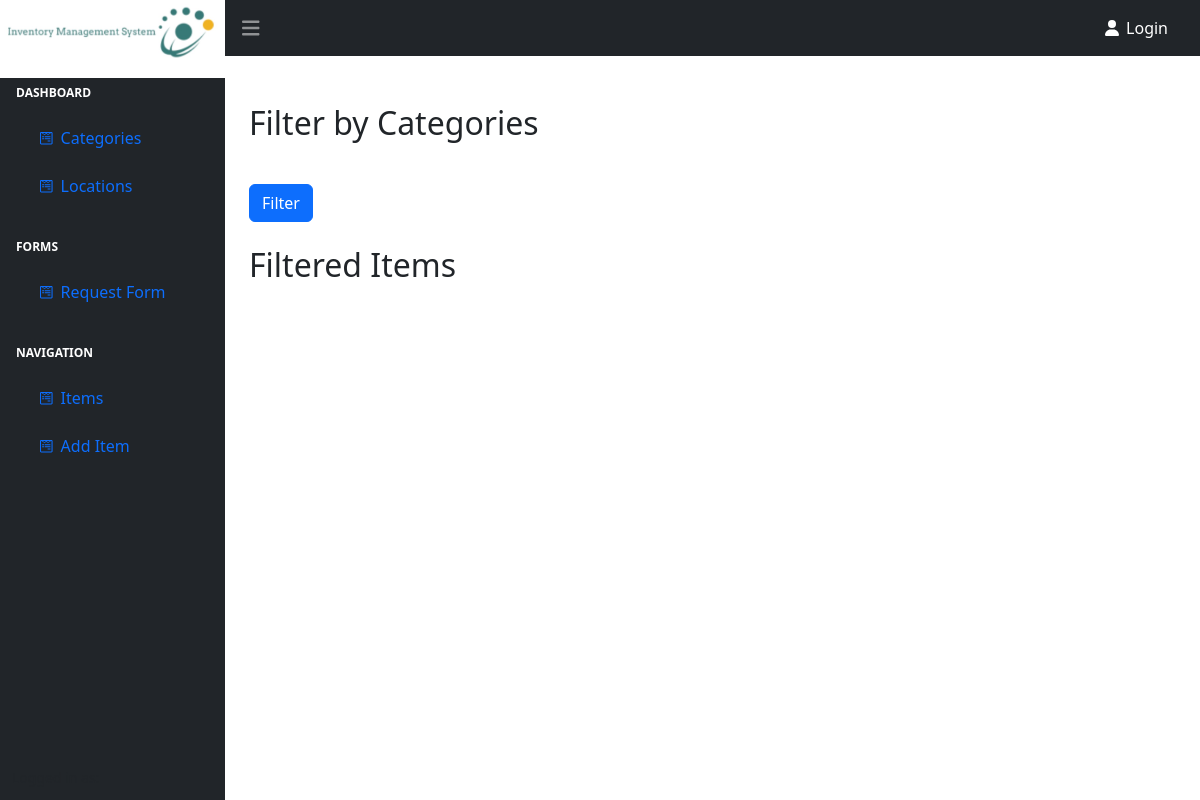
/, run on an earlier commit of the app's database.
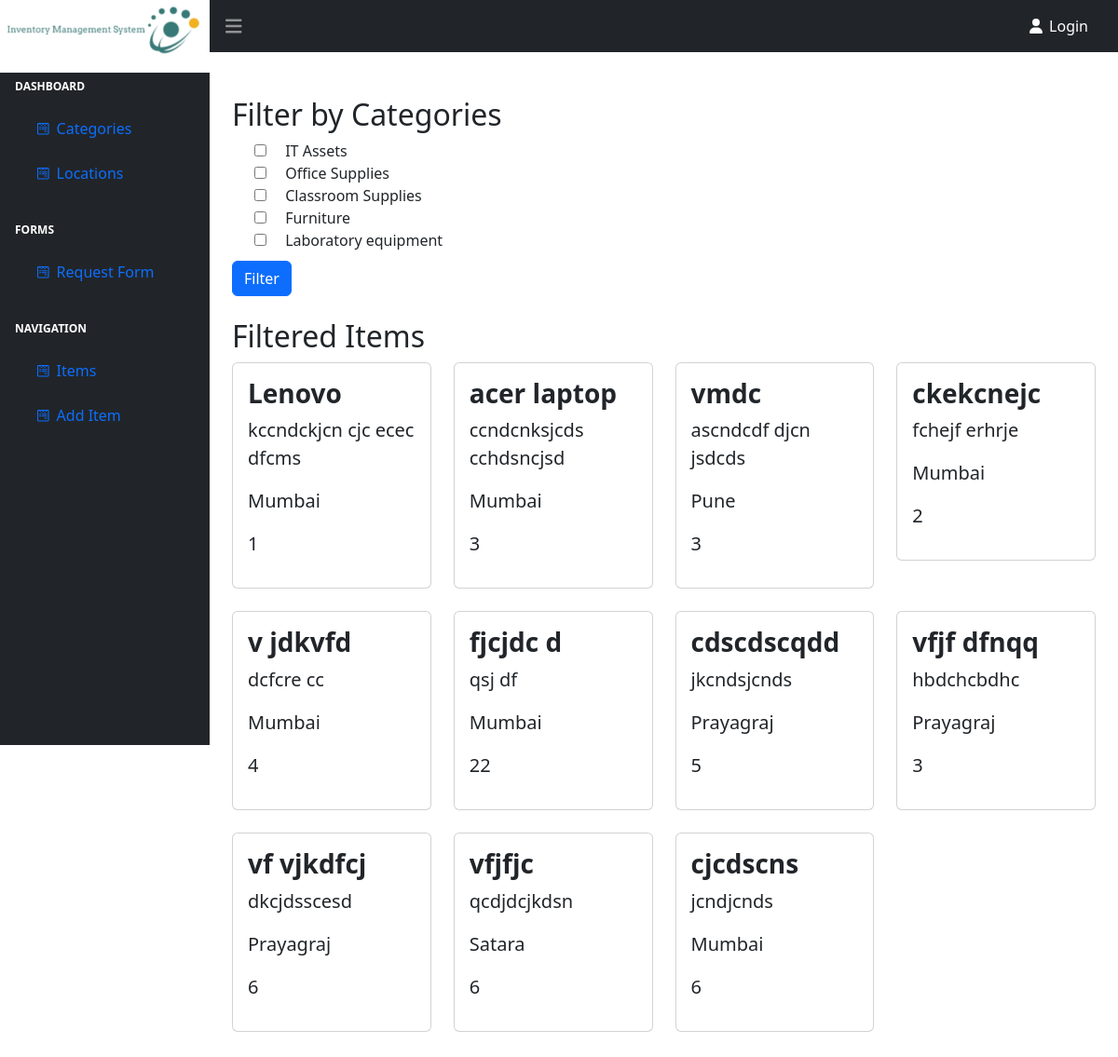
And on a later commit of the database.
### basic/models.py (models this page shows, shortened)
class Category(models.Model):
    name = models.CharField(max_length=100)
    description = models.TextField()

class Item(models.Model):
    name = models.CharField(max_length=200)
    description = models.TextField()
    quantity = models.PositiveIntegerField()
    location = models.ForeignKey(Location,on_delete=models.CASCADE)
    category = models.ForeignKey(Category, on_delete=models.CASCADE)
    price = models.PositiveIntegerField(default=0,null=True)

class Location(models.Model):
    name = models.CharField(max_length=100)
    description = models.TextField()
    def __str__(self):
        return self.name

### basic/views.py (the view)
# urls.py: path('',categories,name = "categories"),
def categories(request):
    categories = Category.objects.all()
    selected_categories = request.GET.getlist("category")
    items = (
        Item.objects.filter(category__in=selected_categories)
        if selected_categories
        else Item.objects.all()
    )
    return render(
        request,
        "basic/category.html",
        {
            "categories": categories,
            "items": items,
            "selected_categories": selected_categories,
        },
    )

### basic/templates/basic/category.html (shortened to what this page needs)
{% extends 'basic/base1.html' %} {% block start %}
<div class="container py-5">
  <div class="col">
    <div class="row">
      <form method="get" class="mb-4">
        <h2>Filter by Categories</h2>
        <div class="form-check">
          {% for category in categories %}
          <input
            type="checkbox"
            class="form-check-inline"
            name="category"
            value="{{ category.id }}"
            {%
            if
            category.id
            in
            selected_categories
            %}checked{%
            endif
            %}
          />
          <label class="form-check-label">{{ category.name }}</label><br />
          {% endfor %}
        </div>
        <button type="submit" class="btn btn-primary mt-2">Filter</button>
      </form>
    </div>
    <div class="">
      <h2>Filtered Items</h2>
      <div class="row mb-6">
        {% for item in items %}
        <div class="col-md-3 mb-4">
          <div class="card">
            <div class="card-body">
              <h3 class="fw-bolder">{{ item.name }}</h3>
              <p class="lead">{{ item.description }}</p>
              <p class="lead">{{ item.location }}</p>
              <p class="lead">{{ item.quantity }}</p>
            </div>
          </div>
        </div>
        {% endfor %}
      </div>
    </div>
  </div>
</div>
{% endblock %}

What changed in the data, as far as the page shows it:
added Category: name "IT Assets"
added Category: name "Office Supplies"
added Category: name "Classroom Supplies"
added Category: name "Furniture"
added Category: name "Laboratory equipment"
added Item: name "Lenovo", description "kccndckjcn cjc ecec dfcms", location "Mumbai", quantity "1"
added Item: name "acer laptop", description "ccndcnksjcds cchdsncjsd", location "Mumbai", quantity "3"
added Item: name "vmdc", description "ascndcdf djcn jsdcds", location "Pune", quantity "3"
added Item: name "ckekcnejc", description "fchejf erhrje", location "Mumbai", quantity "2"
added Item: name "v jdkvfd", description "dcfcre cc", location "Mumbai", quantity "4"
added Item: name "fjcjdc d", description "qsj df", location "Mumbai", quantity "22"
added Item: name "cdscdscqdd", description "jkcndsjcnds", location "Prayagraj", quantity "5"
added Item: name "vfjf dfnqq", description "hbdchcbdhc", location "Prayagraj", quantity "3"
added Item: name "vf vjkdfcj", description "dkcjdsscesd", location "Prayagraj", quantity "6"
added Item: name "vfjfjc", description "qcdjdcjkdsn", location "Satara", quantity "6"
added Item: name "cjcdscns", description "jcndjcnds", location "Mumbai", quantity "6"
